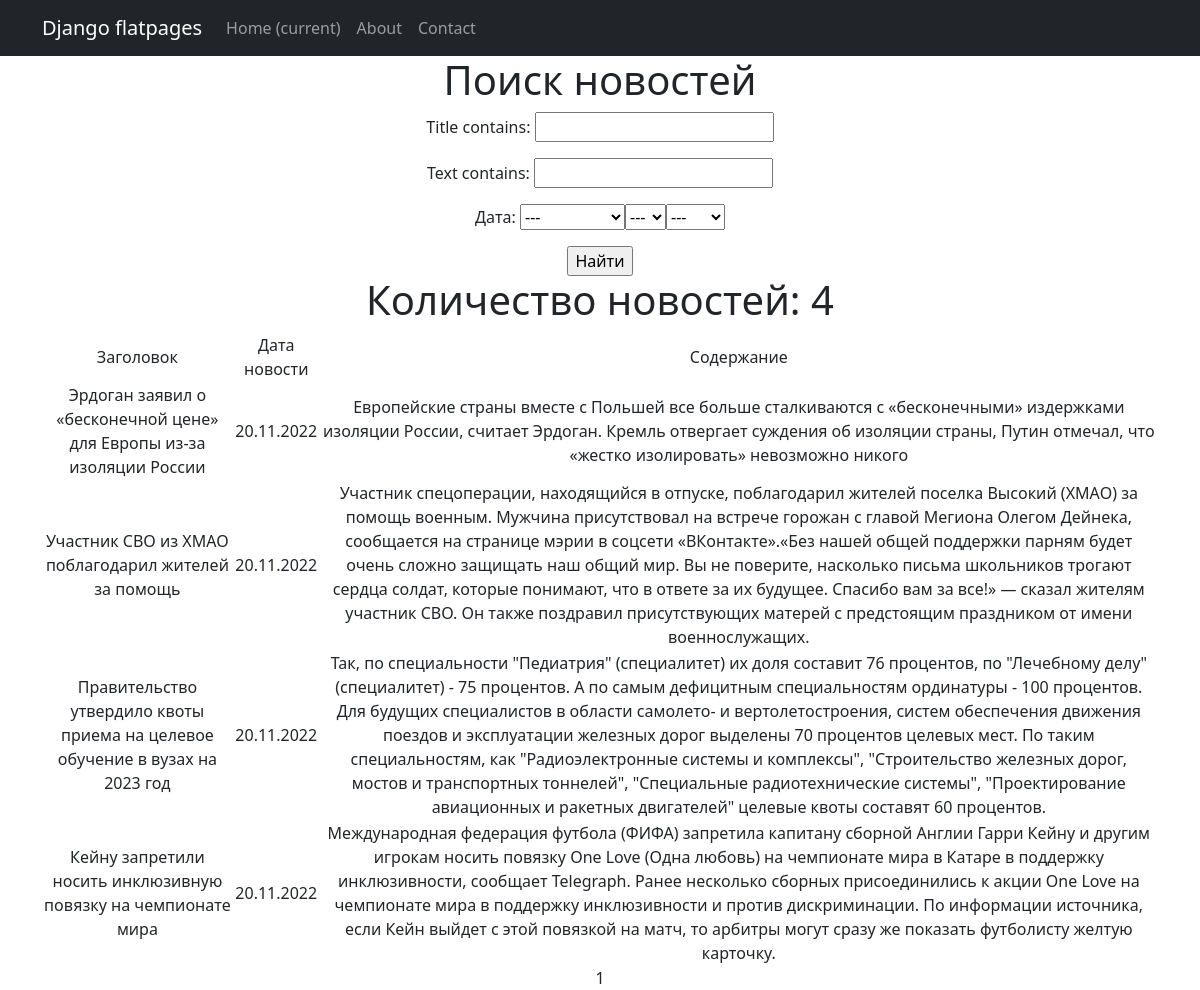
The page /news/search/ on the database as committed earlier.
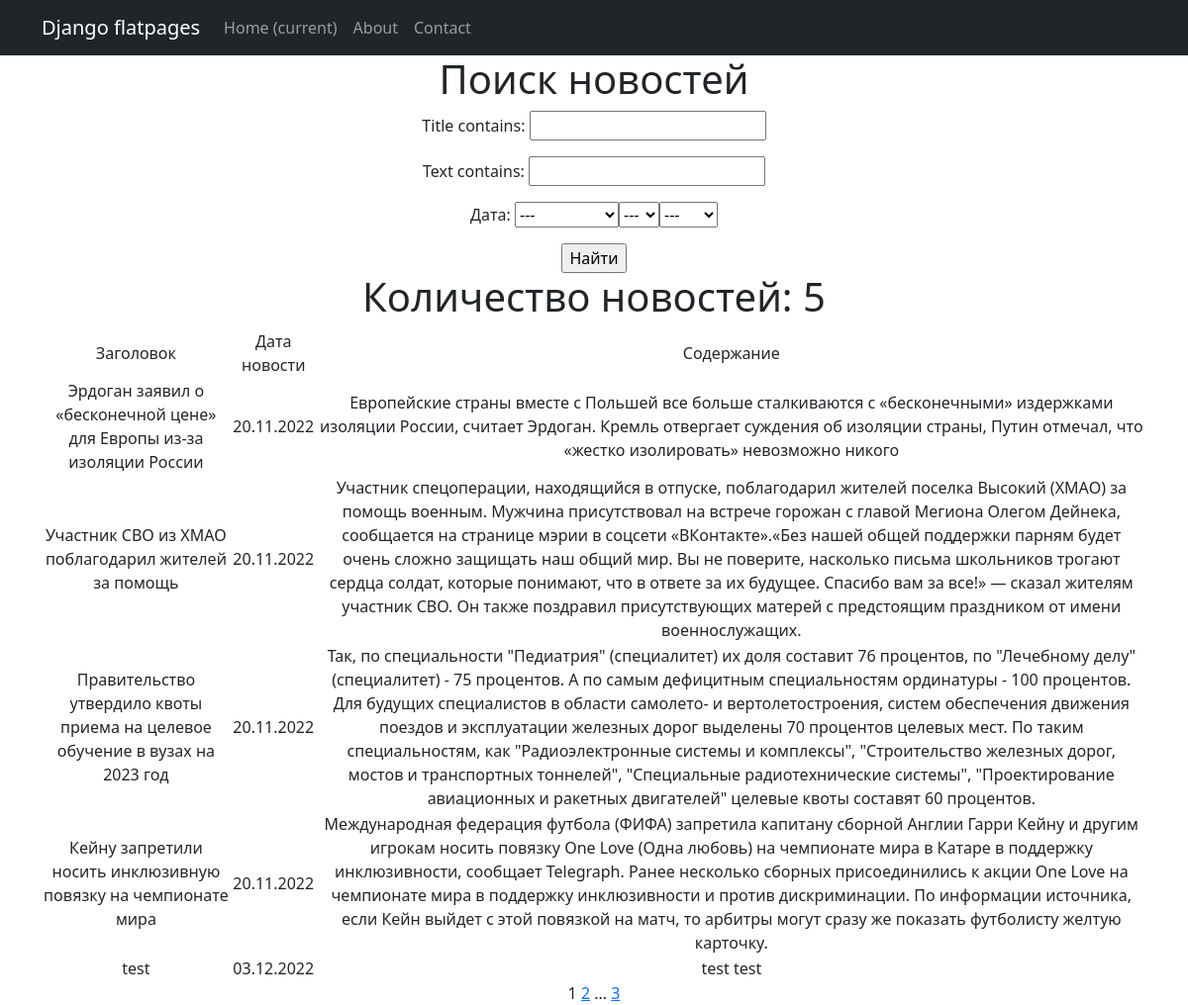
The same page on the database as committed later.
### D5/models.py (models this page shows, shortened)
class Post(models.Model):
    news = 'nws'
    article = 'art'
    change = [(news, 'Новость'), (article, 'Статья')]
    author_id = models.ForeignKey(Author, on_delete=models.CASCADE)
    changes = models.CharField(choices=change, max_length=3)
    dt_create = models.DateTimeField(auto_now_add=True)
    category_id = models.ManyToManyField(Category, through='PostCategory')
    title = models.CharField(max_length=255)
    text = models.TextField()
    rank_post = models.IntegerField(default=0)

### D5/views.py (the view)
# urls.py: path('search/', NewsListsSearch.as_view(), name='search'),
class NewsListsSearch(ListView):
    model = Post
    ordering = 'dt_create'
    template_name = 'search.html'
    context_object_name = 'search'
    paginate_by = 5
    def get_queryset(self):
        queryset = super().get_queryset()
        self.filterset = NewsFilter(self.request.GET, queryset)
        return self.filterset.qs
    def get_context_data(self, **kwargs):
        context = super().get_context_data(**kwargs)
        context['filterset'] = self.filterset
        return context

### D5/templatetags/custom_filters.py (called while the page is built)
@register.filter()
def censor(text):
    for wrd in CENSOR:
        if wrd in text:
            rep_len = '*' * (len(wrd) - 1)
            pref = wrd[0]
            rep = f'{pref}{rep_len}'
            text = text.replace(wrd, rep)
        else:
            continue
    return text

### templates/search.html (shortened to what this page needs)
{% extends 'flatpages/default.html' %}
{% load custom_filters %}
{% block content %}
 <h1>Поиск новостей</h1>
<form action="" method="get">
    {{ filterset.form.as_p }}
    <input type="submit", value="Найти">
</form>
<h1>Количество новостей: {{search|length}}</h1>
{% if search %}
<table>
    <tr>
        <td>Заголовок</td>
        <td>Дата новости</td>
        <td>Содержание</td>
    </tr>
    {% for new1 in search %}
    <tr>
        <td>{{ new1.title }}</td>
        <td>{{ new1.dt_create|date:'d.m.Y' }}</td>
        <td>{{ new1.text }}</td>
    </tr>
    {% endfor %}
</table>
{% else %}
<h2> Нет новостей! </h2>
{% endif %}
   {{ page_obj.number }}
   {% if page_obj.has_next %}
       <a href="?page={{ page_obj.next_page_number }}">{{ page_obj.next_page_number }}</a>
       {% if paginator.num_pages != page_obj.next_page_number %}
           ...
           <a href="?page={{ page_obj.paginator.num_pages }}">{{ page_obj.paginator.num_pages }}</a>
       {% endif %}
   {% endif %}
{% endblock content %}

Rows that differ between the two databases and show on the page:
added Post: title "test", dt_create "03.12.2022", text "test test"
Other text that changed with them:
{{ search|length }}: "4" → "5"
{{ page_obj.next_page_number }}: (not shown) → "2"
{{ page_obj.paginator.num_pages }}: (not shown) → "3"
